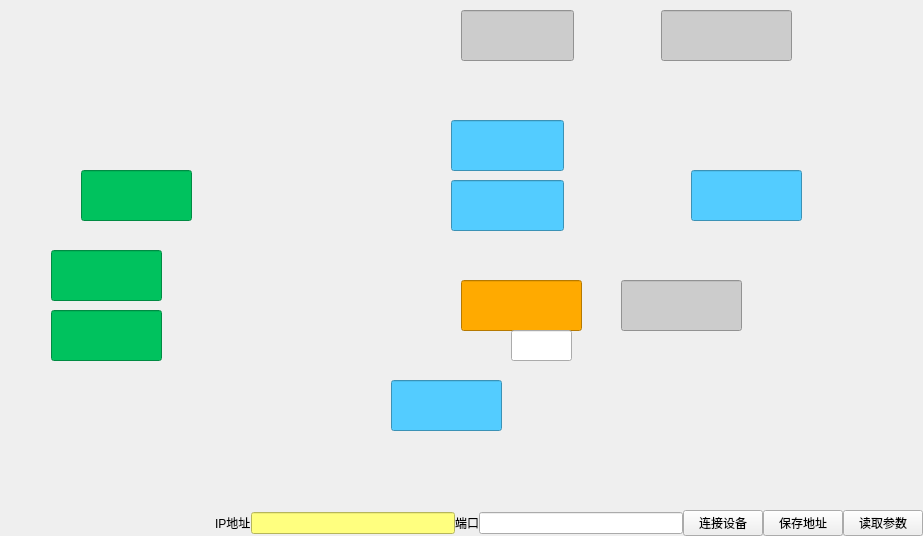
<?xml version="1.0" encoding="UTF-8"?>
<ui version="4.0">
 <class>SmpsStatusPage</class>
 <widget class="QWidget" name="SmpsStatusPage">
  <property name="geometry">
   <rect>
    <x>0</x>
    <y>0</y>
    <width>923</width>
    <height>536</height>
   </rect>
  </property>
  <property name="windowTitle">
   <string>Form</string>
  </property>
  <layout class="QVBoxLayout" name="verticalLayout" stretch="1,0">
   <property name="spacing">
    <number>0</number>
   </property>
   <property name="topMargin">
    <number>0</number>
   </property>
   <property name="rightMargin">
    <number>0</number>
   </property>
   <property name="bottomMargin">
    <number>0</number>
   </property>
   <item>
    <widget class="QWidget" name="widget" native="true">
     <property name="styleSheet">
      <string notr="true">QWidget#widget {
border-image: url(:/image/smps.png);}</string>
     </property>
     <widget class="QLineEdit" name="val3">
      <property name="geometry">
       <rect>
        <x>70</x>
        <y>170</y>
        <width>111</width>
        <height>51</height>
       </rect>
      </property>
      <property name="font">
       <font>
        <family>Arial</family>
        <pointsize>14</pointsize>
       </font>
      </property>
      <property name="styleSheet">
       <string notr="true">background-color: rgb(0, 194, 94);</string>
      </property>
      <property name="text">
       <string/>
      </property>
     </widget>
     <widget class="QLineEdit" name="val8">
      <property name="geometry">
       <rect>
        <x>40</x>
        <y>250</y>
        <width>111</width>
        <height>51</height>
       </rect>
      </property>
      <property name="font">
       <font>
        <family>Arial</family>
        <pointsize>14</pointsize>
       </font>
      </property>
      <property name="styleSheet">
       <string notr="true">background-color: rgb(0, 194, 94);</string>
      </property>
      <property name="text">
       <string/>
      </property>
     </widget>
     <widget class="QLineEdit" name="val9">
      <property name="geometry">
       <rect>
        <x>40</x>
        <y>310</y>
        <width>111</width>
        <height>51</height>
       </rect>
      </property>
      <property name="font">
       <font>
        <family>Arial</family>
        <pointsize>14</pointsize>
       </font>
      </property>
      <property name="styleSheet">
       <string notr="true">background-color: rgb(0, 194, 94);</string>
      </property>
      <property name="text">
       <string/>
      </property>
     </widget>
     <widget class="QLineEdit" name="cpc27">
      <property name="geometry">
       <rect>
        <x>450</x>
        <y>10</y>
        <width>113</width>
        <height>51</height>
       </rect>
      </property>
      <property name="styleSheet">
       <string notr="true">background-color: rgb(204, 204, 204);</string>
      </property>
     </widget>
     <widget class="QLineEdit" name="cpc28">
      <property name="geometry">
       <rect>
        <x>650</x>
        <y>10</y>
        <width>131</width>
        <height>51</height>
       </rect>
      </property>
      <property name="styleSheet">
       <string notr="true">background-color: rgb(204, 204, 204);</string>
      </property>
     </widget>
     <widget class="QLineEdit" name="val1">
      <property name="geometry">
       <rect>
        <x>440</x>
        <y>120</y>
        <width>113</width>
        <height>51</height>
       </rect>
      </property>
      <property name="font">
       <font>
        <family>Arial</family>
        <pointsize>14</pointsize>
       </font>
      </property>
      <property name="styleSheet">
       <string notr="true">background-color: rgb(83, 204, 255);</string>
      </property>
     </widget>
     <widget class="QLineEdit" name="val2">
      <property name="geometry">
       <rect>
        <x>440</x>
        <y>180</y>
        <width>113</width>
        <height>51</height>
       </rect>
      </property>
      <property name="font">
       <font>
        <family>Arial</family>
        <pointsize>14</pointsize>
       </font>
      </property>
      <property name="styleSheet">
       <string notr="true">background-color: rgb(83, 204, 255);</string>
      </property>
     </widget>
     <widget class="QLineEdit" name="val0">
      <property name="geometry">
       <rect>
        <x>680</x>
        <y>170</y>
        <width>111</width>
        <height>51</height>
       </rect>
      </property>
      <property name="font">
       <font>
        <family>Arial</family>
        <pointsize>14</pointsize>
       </font>
      </property>
      <property name="styleSheet">
       <string notr="true">background-color: rgb(83, 204, 255);</string>
      </property>
     </widget>
     <widget class="QLineEdit" name="val21">
      <property name="geometry">
       <rect>
        <x>450</x>
        <y>280</y>
        <width>121</width>
        <height>51</height>
       </rect>
      </property>
      <property name="styleSheet">
       <string notr="true">background-color: rgb(255, 170, 0);</string>
      </property>
     </widget>
     <widget class="QLineEdit" name="val26">
      <property name="geometry">
       <rect>
        <x>610</x>
        <y>280</y>
        <width>121</width>
        <height>51</height>
       </rect>
      </property>
      <property name="font">
       <font>
        <family>Arial</family>
        <pointsize>14</pointsize>
       </font>
      </property>
      <property name="styleSheet">
       <string notr="true">background-color: rgb(204, 204, 204);</string>
      </property>
     </widget>
     <widget class="QLineEdit" name="val20">
      <property name="geometry">
       <rect>
        <x>500</x>
        <y>330</y>
        <width>61</width>
        <height>31</height>
       </rect>
      </property>
     </widget>
     <widget class="QLineEdit" name="val4">
      <property name="geometry">
       <rect>
        <x>380</x>
        <y>380</y>
        <width>111</width>
        <height>51</height>
       </rect>
      </property>
      <property name="font">
       <font>
        <family>Arial</family>
        <pointsize>14</pointsize>
       </font>
      </property>
      <property name="styleSheet">
       <string notr="true">background-color: rgb(83, 204, 255);</string>
      </property>
     </widget>
    </widget>
   </item>
   <item>
    <layout class="QHBoxLayout" name="horizontalLayout">
     <property name="spacing">
      <number>0</number>
     </property>
     <item>
      <spacer name="horizontalSpacer">
       <property name="orientation">
        <enum>Qt::Horizontal</enum>
       </property>
       <property name="sizeHint" stdset="0">
        <size>
         <width>40</width>
         <height>20</height>
        </size>
       </property>
      </spacer>
     </item>
     <item>
      <widget class="QLabel" name="label">
       <property name="text">
        <string>IP地址</string>
       </property>
      </widget>
     </item>
     <item>
      <widget class="QLineEdit" name="smpsAddr">
       <property name="styleSheet">
        <string notr="true">background-color: rgb(255, 255, 127);</string>
       </property>
      </widget>
     </item>
     <item>
      <widget class="QLabel" name="label_2">
       <property name="text">
        <string>端口</string>
       </property>
      </widget>
     </item>
     <item>
      <widget class="QLineEdit" name="smpsPort"/>
     </item>
     <item>
      <widget class="QPushButton" name="smpsConnBtn">
       <property name="text">
        <string>连接设备</string>
       </property>
      </widget>
     </item>
     <item>
      <widget class="QPushButton" name="saveBtn">
       <property name="text">
        <string>保存地址</string>
       </property>
      </widget>
     </item>
     <item>
      <widget class="QPushButton" name="smpsReadParamBtn">
       <property name="text">
        <string>读取参数</string>
       </property>
      </widget>
     </item>
    </layout>
   </item>
  </layout>
 </widget>
 <resources/>
 <connections/>
</ui>
